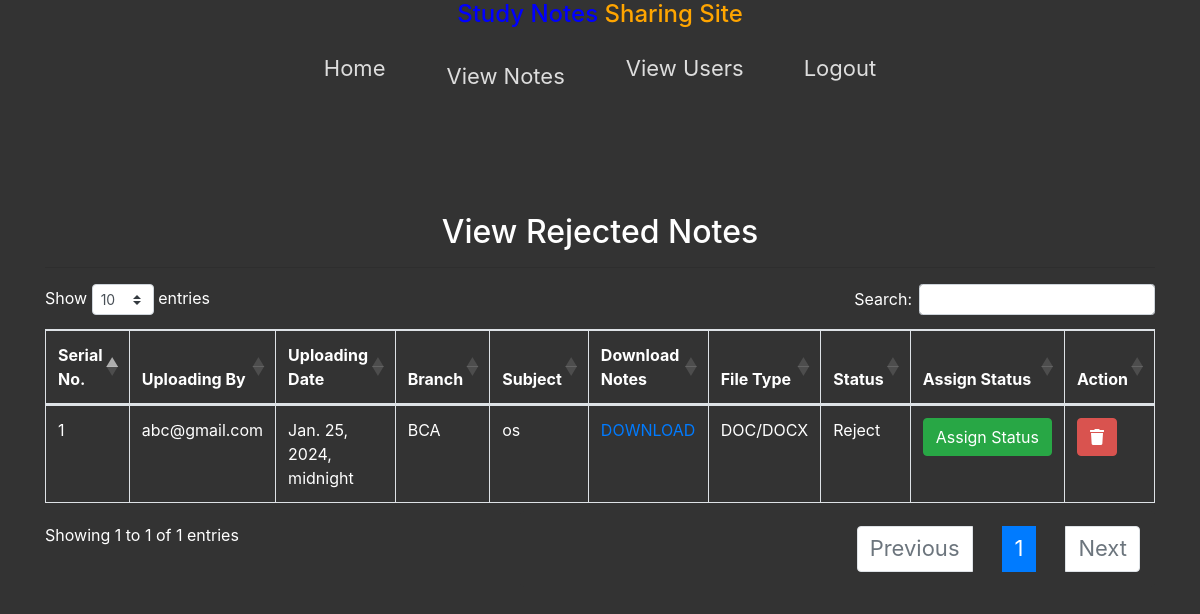
Screenshot of /rejected_notes with the database file from the repository.
### notes/models.py (models this page shows, shortened)
class Notes(models.Model):
     STATUS_CHOICES = [
        ('Pending', 'Pending'),
        ('Approved', 'Approved'),
        ('Rejected', 'Rejected'),
        ('All', 'All'),
    ]
     user = models.ForeignKey(User, on_delete=models.CASCADE)
     uploadingdate = models.DateTimeField(max_length=30)
     branch = models.CharField(max_length=30)
     subject = models.CharField(max_length=30)
     notesfile = models.FileField(upload_to='uploads/', null=True, blank=True)
     filetype = models.CharField(max_length=30, null=True)
     description = models.TextField(max_length=200, null=True)
     status = models.CharField(max_length=15, null=True,choices=STATUS_CHOICES)

### notes/views.py (the view)
# urls.py: path('rejected_notes',rejected_notes,name='rejected_notes'),
def rejected_notes(request):
    notes = Notes.objects.filter(status="Reject")
    d = {'notes': notes}
    return render(request, 'rejected_notes.html', d)

### templates/rejected_notes.html (shortened to what this page needs)
{% load static %}
{% block body %}
{% include 'admin_nav.html' %}
<link rel="stylesheet" href="https://cdnjs.cloudflare.com/ajax/libs/twitter-bootstrap/4.5.2/css/bootstrap.css">
<link rel="stylesheet" href="https://cdn.datatables.net/1.13.7/css/dataTables.bootstrap4.min.css">
<div class="container mt-5">
    <h2 class="text-center"> View Rejected Notes</h2>
    <hr>
    <table class="table table-bordered" id="example">
        <thead>
            <tr style="color:white;">
                <th> Serial No.</th>
                <th> Uploading By</th>
                <th> Uploading Date</th>
                <th> Branch </th>
                <th> Subject</th>
                <th> Download Notes</th>
                <th> File Type</th>
                <th> Status</th>
                <th> Assign Status</th>
                <th> Action</th>
            </tr>
        </thead>
        <tbody>
            {% for i in notes %}
            <tr style="color:white;">
                <td> {{forloop.counter}}</td>
                <td> {{i.user.username}}</td>
                <td> {{i.uploadingdate}}</td>
                <td> {{i.branch}}</td>
                <td> {{i.subject}}</td>
                <td>
                    {% if i.notesfile %}
                        <a href="{{ i.notesfile.url }}" download> DOWNLOAD</a>
                    {% else %}
                        No file associated
                    {% endif %}
                </td>
                <td> {{i.filetype}}</td>
                <td> {{i.status}}</td>
                <td>
                    <a href="{% url 'assign_status' pid=i.id %}" class="btn btn-success" >Assign&nbsp;Status</a>
                </td>
                <td>
                    <a href="{% url 'delete_notes' pid=i.id %}" class="btn btn-danger" onclick="return confirm('Confirm delete')">
                        <i class="fas fa-trash"></i>
                    </a>
                </td>
            </tr>
            {% endfor %}
        </tbody>
    </table>
</div>
{% endblock %}

### templates/admin_nav.html (style rules this page uses)
body { background: #333; margin: 0; display: flex; flex-direction: column; align-items: center; justify-content: flex-start; }

### templates/rejected_notes.html (style rules this page uses)
body { background: #333; margin: 0; display: flex; flex-direction: column; align-items: center; justify-content: flex-start; color: white; }
h2 { color: white; }
table { background-color: #333; color: white; }
th, td { border-color: white; }
.btn-danger { background-color: #d9534f; color: white; border-color: #d9534f; }

### rows the page displays
Notes: user.username "abc@gmail.com", uploadingdate "Jan. 25, 2024, midnight", branch "BCA", subject "os", filetype "DOC/DOCX", status "Reject"
